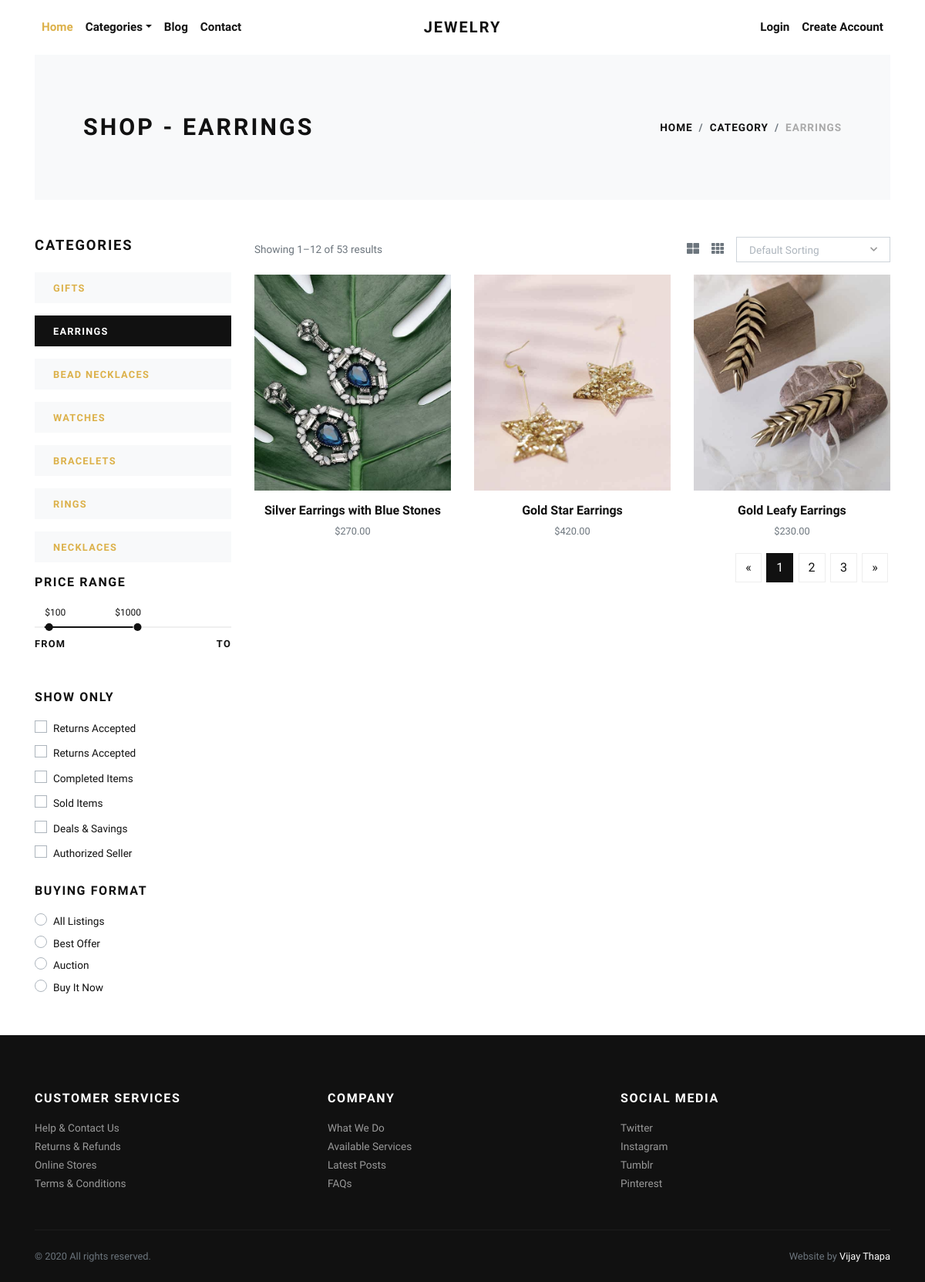
The page /earrings/ on the database its author committed.
### store/models.py (models this page shows, shortened)
class Category(models.Model):
    title = models.CharField(max_length=50, verbose_name="Category Title")
    slug = models.SlugField(max_length=55, verbose_name="Category Slug")
    description = models.TextField(blank=True, verbose_name="Category Description")
    category_image = models.ImageField(upload_to='category', blank=True, null=True, verbose_name="Category Image")
    is_active = models.BooleanField(verbose_name="Is Active?")
    is_featured = models.BooleanField(verbose_name="Is Featured?")
    created_at = models.DateTimeField(auto_now_add=True, verbose_name="Created Date")
    updated_at = models.DateTimeField(auto_now=True, verbose_name="Updated Date")
    class Meta:
        verbose_name_plural = 'Categories'
        ordering = ('-created_at', )

class Product(models.Model):
    title = models.CharField(max_length=150, verbose_name="Product Title")
    slug = models.SlugField(max_length=160, verbose_name="Product Slug")
    sku = models.CharField(max_length=255, unique=True, verbose_name="Unique Product ID (SKU)")
    short_description = models.TextField(verbose_name="Short Description")
    detail_description = models.TextField(blank=True, null=True, verbose_name="Detail Description")
    product_image = models.ImageField(upload_to='product', blank=True, null=True, verbose_name="Product Image")
    price = models.DecimalField(max_digits=8, decimal_places=2)
    category = models.ForeignKey(Category, verbose_name="Product Categoy", on_delete=models.CASCADE)
    is_active = models.BooleanField(verbose_name="Is Active?")
    is_featured = models.BooleanField(verbose_name="Is Featured?")
    created_at = models.DateTimeField(auto_now_add=True, verbose_name="Created Date")
    updated_at = models.DateTimeField(auto_now=True, verbose_name="Updated Date")
    class Meta:
        verbose_name_plural = 'Products'
        ordering = ('-created_at', )

### store/views.py (the view)
# urls.py: path('<slug:slug>/', views.category_products, name="category-products"),
def category_products(request, slug):
    category = get_object_or_404(Category, slug=slug)
    products = Product.objects.filter(is_active=True, category=category)
    categories = Category.objects.filter(is_active=True)
    context = {
        'category': category,
        'products': products,
        'categories': categories,
    }
    return render(request, 'store/category_products.html', context)

### store/context_preprocessors.py (called while the page is built)
def store_menu(request):
    categories = Category.objects.filter(is_active=True)
    context = {
        'categories_menu': categories,
    }
    return context

def cart_menu(request):
    if request.user.is_authenticated:
        cart_items= Cart.objects.filter(user=request.user)
        context = {
            'cart_items': cart_items,
        }
    else:
        context = {}
    return context

### templates/store/category_products.html (shortened to what this page needs)
{% extends 'base.html' %}
{% load static %}
    {% block content %}
      <div class="container">
        <section class="py-5 bg-light">
          <div class="container">
            <div class="row px-4 px-lg-5 py-lg-4 align-items-center">
              <div class="col-lg-6">
                <h1 class="h2 text-uppercase mb-0">Shop - {{category.title}}</h1>
              </div>
              <div class="col-lg-6 text-lg-right">
                <nav aria-label="breadcrumb">
                  <ol class="breadcrumb justify-content-lg-end mb-0 px-0">
                    <li class="breadcrumb-item"><a href="{% url 'store:home' %}">Home</a></li>
                    <li class="breadcrumb-item"><a href="{% url 'store:all-categories' %}">Category</a></li>
                    <li class="breadcrumb-item active" aria-current="page">{{category.title}}</li>
                  </ol>
                </nav>
              </div>
            </div>
          </div>
        </section>
        <section class="py-5">
          <div class="container p-0">
            <div class="row">
              <div class="col-lg-3 order-2 order-lg-1">
                <h5 class="text-uppercase mb-4">Categories</h5>
                {% if categories %}
                  {% for cat in categories %}
                    <a href="{% url 'store:category-products' cat.slug %}">
                      <div class="py-2 px-4 {% if category == cat %}bg-dark text-white {% else %}bg-light{% endif %} mb-3">
                        <strong class="small text-uppercase font-weight-bold">{{cat.title}}</strong>
                      </div>
                    </a>
                  {% endfor %}
                {% endif %}
                <h6 class="text-uppercase mb-4">Price range</h6>
                <div class="price-range pt-4 mb-5">
                  <div id="range"></div>
                  <div class="row pt-2">
                    <div class="col-6"><strong class="small font-weight-bold text-uppercase">From</strong></div>
                    <div class="col-6 text-right"><strong class="small font-weight-bold text-uppercase">To</strong></div>
                  </div>
                </div>
                <h6 class="text-uppercase mb-3">Show only</h6>
                <div class="custom-control custom-checkbox mb-1">
                  <label class="custom-control-label text-small" for="customCheck1">Returns Accepted</label>
                </div>
                <div class="custom-control custom-checkbox mb-1">
                  <label class="custom-control-label text-small" for="customCheck2">Returns Accepted</label>
                </div>
                <div class="custom-control custom-checkbox mb-1">
                  <label class="custom-control-label text-small" for="customCheck3">Completed Items</label>
                </div>
                <div class="custom-control custom-checkbox mb-1">
                  <label class="custom-control-label text-small" for="customCheck4">Sold Items</label>
                </div>
                <div class="custom-control custom-checkbox mb-1">
                  <label class="custom-control-label text-small" for="customCheck5">Deals &amp; Savings</label>
                </div>
                <div class="custom-control custom-checkbox mb-4">
                  <label class="custom-control-label text-small" for="customCheck6">Authorized Seller</label>
                </div>
                <h6 class="text-uppercase mb-3">Buying format</h6>
                <div class="custom-control custom-radio">
                  <label class="custom-control-label text-small" for="customRadio1">All Listings</label>
                </div>
                <div class="custom-control custom-radio">
                  <label class="custom-control-label text-small" for="customRadio2">Best Offer</label>
                </div>
                <div class="custom-control custom-radio">
                  <label class="custom-control-label text-small" for="customRadio3">Auction</label>
                </div>
                <div class="custom-control custom-radio">
                  <label class="custom-control-label text-small" for="customRadio4">Buy It Now</label>
                </div>
              </div>
              <div class="col-lg-9 order-1 order-lg-2 mb-5 mb-lg-0">
                <div class="row mb-3 align-items-center">
                  <div class="col-lg-6 mb-2 mb-lg-0">
                    <p class="text-small text-muted mb-0">Showing 1–12 of 53 results</p>
                  </div>
                  <div class="col-lg-6">
                    <ul class="list-inline d-flex align-items-center justify-content-lg-end mb-0">
                      <li class="list-inline-item text-muted mr-3"><a class="reset-anchor p-0" href="#"><i class="fas fa-th-large"></i></a></li>
                      <li class="list-inline-item text-muted mr-3"><a class="reset-anchor p-0" href="#"><i class="fas fa-th"></i></a></li>
                      <li class="list-inline-item">
                      </li>
                    </ul>
                  </div>
                </div>
                <div class="row">
                  {% if products %}
                    {% for product in products %}
                      <div class="col-lg-4 col-sm-6">
                        <div class="product text-center">
                          <div class="mb-3 position-relative">
                            <a class="d-block" href="{% url 'store:product-detail' product.slug %}">
                              {% if product.product_image %}
                                <img class="img-fluid w-100" src="{{product.product_image.url}}" alt="{{product.title}}">
                              {% else %}
                                <img class="img-fluid w-100" src="{% static 'img/product-1.jpg' %}" alt="{{product.title}}">
                              {% endif %}
                            </a>
                          </div>
                          <h6> <a class="reset-anchor" href="{% url 'store:product-detail' product.slug %}">{{product.title}}</a></h6>
                          <p class="small text-muted">${{product.price}}</p>
                        </div>
                      </div>
                    {% endfor %}
                  {% endif %}
                </div>
                <nav aria-label="Page navigation example">
                  <ul class="pagination justify-content-center justify-content-lg-end">
                    <li class="page-item"><a class="page-link" href="#" aria-label="Previous"><span aria-hidden="true">«</span></a></li>
                    <li class="page-item active"><a class="page-link" href="#">1</a></li>
                    <li class="page-item"><a class="page-link" href="#">2</a></li>
                    <li class="page-item"><a class="page-link" href="#">3</a></li>
                    <li class="page-item"><a class="page-link" href="#" aria-label="Next"><span aria-hidden="true">»</span></a></li>
                  </ul>
                </nav>
              </div>
            </div>
          </div>
        </section>
      </div>
      {% endblock content %}

### jewelryshop/static/css/style.default.css (style rules this page uses)
.text-small { font-size: 0.85rem !important; }
strong { font-weight: 700; }
.product img { -webkit-filter: grayscale(40%); filter: grayscale(40%); transition: all 0.3s; }
.text-uppercase { text-transform: uppercase; letter-spacing: 0.1em; }
.reset-anchor { color: inherit; transition: all 0.3s; }
.noUi-target { background: #efefef; border-radius: 0; border: none; box-shadow: none; }
.noUi-horizontal { height: 2px; }
body { font-family: "Libre Franklin", sans-serif; font-size: 1rem; font-weight: 400; line-height: 1.5; color: #111111; background-color: #fff; }
a { color: #dcb14a; text-decoration: none; }
h1, h2, h3, h4, h5, h6, .h1, .h2, .h3, .h4, .h5, .h6 { margin-bottom: 0.5rem; font-family: inherit; font-weight: 900; line-height: 1.2; color: inherit; }
h1, .h1 { font-size: 2.2rem; }
h2, .h2 { font-size: 1.9rem; }
h5, .h5 { font-size: 1.15rem; }
h6, .h6 { font-size: 1rem; }
small, .small { font-size: 80%; font-weight: 400; }
.page-item:first-child .page-link { border-top-left-radius: 0; border-bottom-left-radius: 0; }
.page-item:last-child .page-link { border-top-right-radius: 0; border-bottom-right-radius: 0; }
.page-item.active .page-link { color: #fff; background-color: #111111; border-color: #111111; }
.page-link { padding: 0.5rem 0.75rem; line-height: 1.25; color: #111111; background-color: none; border: 1px solid #eee; margin: 0.2rem; transition: all 0.3s; }
.bg-light { background-color: #f8f9fa !important; }
.bg-dark { background-color: #111111 !important; }
.custom-checkbox .custom-control-label::before { border-radius: 0; }
.custom-radio .custom-control-label::before { border-radius: 50%; }
.custom-control-label { font-weight: 400; line-height: 2.1em; cursor: pointer; }
.breadcrumb { background: #f8f9fa; }
.breadcrumb-item { font-size: 0.85rem; text-transform: uppercase; letter-spacing: 0.07em; font-weight: 900; color: #111111; }
.breadcrumb-item a { color: inherit; transition: all 0.3s; }
.breadcrumb-item.active { color: #aaa; }

### rows shown on the page
Category: title "EARRINGS"
Category: title "GIFTS"
Category: title "BEAD NECKLACES"
Category: title "WATCHES"
Category: title "BRACELETS"
Category: title "RINGS"
Category: title "NECKLACES"
Product: product_image (picture), title "Silver Earrings with Blue Stones", price "270.00"
Product: product_image (picture), title "Gold Star Earrings", price "420.00"
Product: product_image (picture), title "Gold Leafy Earrings", price "230.00"
